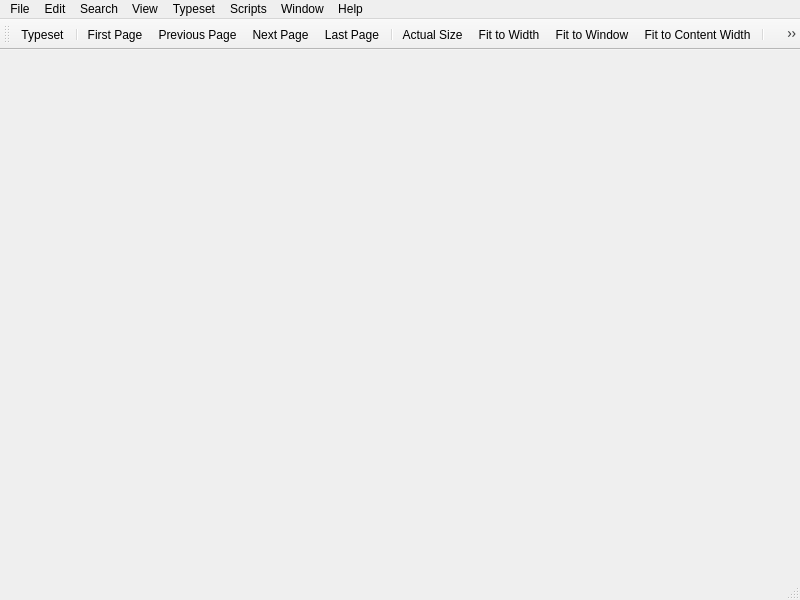
<?xml version="1.0" encoding="UTF-8"?>
<ui version="4.0">
 <class>PDFDocumentWindow</class>
 <widget class="QMainWindow" name="PDFDocumentWindow">
  <property name="geometry">
   <rect>
    <x>0</x>
    <y>0</y>
    <width>800</width>
    <height>600</height>
   </rect>
  </property>
  <property name="acceptDrops">
   <bool>true</bool>
  </property>
  <property name="windowTitle">
   <string>untitled.pdf[*]</string>
  </property>
  <widget class="QWidget" name="centralwidget"/>
  <widget class="QMenuBar" name="menubar">
   <property name="geometry">
    <rect>
     <x>0</x>
     <y>0</y>
     <width>800</width>
     <height>22</height>
    </rect>
   </property>
   <widget class="QMenu" name="menuHelp">
    <property name="title">
     <string>Help</string>
    </property>
    <addaction name="actionGoToHomePage"/>
    <addaction name="actionWriteToMailingList"/>
    <addaction name="actionSettings_and_Resources"/>
    <addaction name="separator"/>
    <addaction name="actionAbout_TW"/>
   </widget>
   <widget class="QMenu" name="menuFile">
    <property name="title">
     <string>File</string>
    </property>
    <widget class="QMenu" name="menuOpen_Recent">
     <property name="title">
      <string>Open Recent</string>
     </property>
     <addaction name="actionClear_Recent_Files"/>
    </widget>
    <addaction name="actionNew"/>
    <addaction name="actionNew_from_Template"/>
    <addaction name="actionOpen"/>
    <addaction name="menuOpen_Recent"/>
    <addaction name="separator"/>
    <addaction name="actionPrintPdf"/>
    <addaction name="actionClose"/>
    <addaction name="separator"/>
    <addaction name="actionQuit_TeXworks"/>
   </widget>
   <widget class="QMenu" name="menuEdit">
    <property name="title">
     <string>Edit</string>
    </property>
    <addaction name="actionUndo"/>
    <addaction name="actionRedo"/>
    <addaction name="separator"/>
    <addaction name="actionCopy"/>
    <addaction name="separator"/>
    <addaction name="actionPreferences"/>
   </widget>
   <widget class="QMenu" name="menuView">
    <property name="title">
     <string>View</string>
    </property>
    <addaction name="actionFirst_Page"/>
    <addaction name="actionPrevious_Page"/>
    <addaction name="actionNext_Page"/>
    <addaction name="actionLast_Page"/>
    <addaction name="separator"/>
    <addaction name="actionGo_to_Page"/>
    <addaction name="separator"/>
    <addaction name="actionZoom_In"/>
    <addaction name="actionZoom_Out"/>
    <addaction name="actionActual_Size"/>
    <addaction name="actionFit_to_Width"/>
    <addaction name="actionFit_to_Window"/>
    <addaction name="actionFit_to_Content_Width"/>
    <addaction name="separator"/>
    <addaction name="actionPageMode_Single"/>
    <addaction name="actionPageMode_Continuous"/>
    <addaction name="actionPageMode_TwoPagesContinuous"/>
    <addaction name="separator"/>
    <addaction name="actionFull_Screen"/>
    <addaction name="actionRuler"/>
   </widget>
   <widget class="QMenu" name="menuWindow">
    <property name="title">
     <string>Window</string>
    </property>
    <widget class="QMenu" name="menuShow">
     <property name="title">
      <string>Show</string>
     </property>
    </widget>
    <addaction name="menuShow"/>
    <addaction name="separator"/>
    <addaction name="actionStack"/>
    <addaction name="actionTile"/>
    <addaction name="actionSide_by_Side"/>
    <addaction name="actionPlace_on_Left"/>
    <addaction name="actionPlace_on_Right"/>
    <addaction name="separator"/>
    <addaction name="actionGo_to_Source"/>
   </widget>
   <widget class="QMenu" name="menuTypeset">
    <property name="title">
     <string comment="menu title">Typeset</string>
    </property>
    <addaction name="actionTypeset"/>
   </widget>
   <widget class="QMenu" name="menuSearch">
    <property name="title">
     <string>Search</string>
    </property>
    <addaction name="actionFind"/>
    <addaction name="actionFind_Again"/>
   </widget>
   <widget class="QMenu" name="menuScripts">
    <property name="title">
     <string>Scripts</string>
    </property>
    <widget class="QMenu" name="menuScripting_TeXworks">
     <property name="title">
      <string>Scripting TeXworks</string>
     </property>
     <addaction name="actionAbout_Scripts"/>
     <addaction name="actionManage_Scripts"/>
     <addaction name="actionUpdate_Scripts"/>
     <addaction name="actionShow_Scripts_Folder"/>
    </widget>
    <addaction name="menuScripting_TeXworks"/>
    <addaction name="separator"/>
   </widget>
   <addaction name="menuFile"/>
   <addaction name="menuEdit"/>
   <addaction name="menuSearch"/>
   <addaction name="menuView"/>
   <addaction name="menuTypeset"/>
   <addaction name="menuScripts"/>
   <addaction name="menuWindow"/>
   <addaction name="menuHelp"/>
  </widget>
  <widget class="QStatusBar" name="statusbar">
   <property name="font">
    <font>
     <pointsize>10</pointsize>
    </font>
   </property>
  </widget>
  <widget class="QToolBar" name="toolBar">
   <property name="windowTitle">
    <string>Toolbar</string>
   </property>
   <property name="styleSheet">
    <string notr="true">QToolButton { padding:2px; }</string>
   </property>
   <property name="iconSize">
    <size>
     <width>24</width>
     <height>24</height>
    </size>
   </property>
   <attribute name="toolBarArea">
    <enum>TopToolBarArea</enum>
   </attribute>
   <attribute name="toolBarBreak">
    <bool>false</bool>
   </attribute>
   <addaction name="actionTypeset"/>
   <addaction name="separator"/>
   <addaction name="actionFirst_Page"/>
   <addaction name="actionPrevious_Page"/>
   <addaction name="actionNext_Page"/>
   <addaction name="actionLast_Page"/>
   <addaction name="separator"/>
   <addaction name="actionActual_Size"/>
   <addaction name="actionFit_to_Width"/>
   <addaction name="actionFit_to_Window"/>
   <addaction name="actionFit_to_Content_Width"/>
   <addaction name="separator"/>
   <addaction name="actionMagnify"/>
   <addaction name="actionScroll"/>
   <addaction name="actionSelect_Text"/>
   <addaction name="separator"/>
   <addaction name="actionFind"/>
  </widget>
  <action name="actionAbout_TW">
   <property name="text">
    <string>About TeXworks...</string>
   </property>
   <property name="menuRole">
    <enum>QAction::AboutRole</enum>
   </property>
  </action>
  <action name="actionFirst_Page">
   <property name="icon">
    <iconset theme="go-first"/>
   </property>
   <property name="text">
    <string>First Page</string>
   </property>
   <property name="menuRole">
    <enum>QAction::NoRole</enum>
   </property>
  </action>
  <action name="actionPrevious_Page">
   <property name="icon">
    <iconset theme="go-previous"/>
   </property>
   <property name="text">
    <string>Previous Page</string>
   </property>
   <property name="shortcut">
    <string comment="shortcut key name, do not translate">Ctrl+PgUp</string>
   </property>
   <property name="menuRole">
    <enum>QAction::NoRole</enum>
   </property>
  </action>
  <action name="actionNext_Page">
   <property name="icon">
    <iconset theme="go-next"/>
   </property>
   <property name="text">
    <string>Next Page</string>
   </property>
   <property name="shortcut">
    <string comment="shortcut key name, do not translate">Ctrl+PgDown</string>
   </property>
   <property name="menuRole">
    <enum>QAction::NoRole</enum>
   </property>
  </action>
  <action name="actionLast_Page">
   <property name="icon">
    <iconset theme="go-last"/>
   </property>
   <property name="text">
    <string>Last Page</string>
   </property>
   <property name="menuRole">
    <enum>QAction::NoRole</enum>
   </property>
  </action>
  <action name="actionGo_to_Page">
   <property name="text">
    <string>Go to Page...</string>
   </property>
   <property name="shortcut">
    <string>Ctrl+J</string>
   </property>
   <property name="menuRole">
    <enum>QAction::NoRole</enum>
   </property>
  </action>
  <action name="actionZoom_In">
   <property name="icon">
    <iconset theme="zoom-in"/>
   </property>
   <property name="text">
    <string>Zoom In</string>
   </property>
   <property name="shortcut">
    <string>Ctrl++</string>
   </property>
   <property name="menuRole">
    <enum>QAction::NoRole</enum>
   </property>
  </action>
  <action name="actionZoom_Out">
   <property name="icon">
    <iconset theme="zoom-out"/>
   </property>
   <property name="text">
    <string>Zoom Out</string>
   </property>
   <property name="shortcut">
    <string>Ctrl+-</string>
   </property>
   <property name="menuRole">
    <enum>QAction::NoRole</enum>
   </property>
  </action>
  <action name="actionFit_to_Window">
   <property name="checkable">
    <bool>true</bool>
   </property>
   <property name="icon">
    <iconset theme="zoom-fit-best"/>
   </property>
   <property name="text">
    <string>Fit to Window</string>
   </property>
   <property name="shortcut">
    <string>Ctrl+3</string>
   </property>
   <property name="menuRole">
    <enum>QAction::NoRole</enum>
   </property>
  </action>
  <action name="actionActual_Size">
   <property name="icon">
    <iconset theme="zoom-original"/>
   </property>
   <property name="text">
    <string>Actual Size</string>
   </property>
   <property name="shortcut">
    <string>Ctrl+1</string>
   </property>
   <property name="menuRole">
    <enum>QAction::NoRole</enum>
   </property>
  </action>
  <action name="actionFit_to_Width">
   <property name="checkable">
    <bool>true</bool>
   </property>
   <property name="icon">
    <iconset theme="zoom-fit-width"/>
   </property>
   <property name="text">
    <string>Fit to Width</string>
   </property>
   <property name="shortcut">
    <string>Ctrl+2</string>
   </property>
   <property name="menuRole">
    <enum>QAction::NoRole</enum>
   </property>
  </action>
  <action name="actionNew">
   <property name="icon">
    <iconset theme="document-new"/>
   </property>
   <property name="text">
    <string>New</string>
   </property>
   <property name="shortcut">
    <string>Ctrl+N</string>
   </property>
   <property name="menuRole">
    <enum>QAction::NoRole</enum>
   </property>
  </action>
  <action name="actionOpen">
   <property name="icon">
    <iconset theme="document-open"/>
   </property>
   <property name="text">
    <string>Open...</string>
   </property>
   <property name="shortcut">
    <string>Ctrl+O</string>
   </property>
   <property name="menuRole">
    <enum>QAction::NoRole</enum>
   </property>
  </action>
  <action name="actionClose">
   <property name="text">
    <string>Close</string>
   </property>
   <property name="shortcut">
    <string>Ctrl+W</string>
   </property>
   <property name="menuRole">
    <enum>QAction::NoRole</enum>
   </property>
  </action>
  <action name="actionUndo">
   <property name="enabled">
    <bool>false</bool>
   </property>
   <property name="icon">
    <iconset theme="edit-undo"/>
   </property>
   <property name="text">
    <string>Undo</string>
   </property>
   <property name="shortcut">
    <string>Ctrl+Z</string>
   </property>
   <property name="menuRole">
    <enum>QAction::NoRole</enum>
   </property>
  </action>
  <action name="actionRedo">
   <property name="enabled">
    <bool>false</bool>
   </property>
   <property name="icon">
    <iconset theme="edit-redo"/>
   </property>
   <property name="text">
    <string>Redo</string>
   </property>
   <property name="shortcut">
    <string>Ctrl+Shift+Z</string>
   </property>
   <property name="menuRole">
    <enum>QAction::NoRole</enum>
   </property>
  </action>
  <action name="actionCut">
   <property name="enabled">
    <bool>false</bool>
   </property>
   <property name="icon">
    <iconset theme="edit-cut"/>
   </property>
   <property name="text">
    <string>Cut</string>
   </property>
   <property name="shortcut">
    <string>Ctrl+X</string>
   </property>
   <property name="menuRole">
    <enum>QAction::NoRole</enum>
   </property>
  </action>
  <action name="actionCopy">
   <property name="enabled">
    <bool>false</bool>
   </property>
   <property name="icon">
    <iconset theme="edit-copy"/>
   </property>
   <property name="text">
    <string>Copy</string>
   </property>
   <property name="shortcut">
    <string>Ctrl+C</string>
   </property>
   <property name="menuRole">
    <enum>QAction::NoRole</enum>
   </property>
  </action>
  <action name="actionPaste">
   <property name="enabled">
    <bool>false</bool>
   </property>
   <property name="icon">
    <iconset theme="edit-paste"/>
   </property>
   <property name="text">
    <string>Paste</string>
   </property>
   <property name="shortcut">
    <string>Ctrl+V</string>
   </property>
   <property name="menuRole">
    <enum>QAction::NoRole</enum>
   </property>
  </action>
  <action name="actionClear">
   <property name="enabled">
    <bool>false</bool>
   </property>
   <property name="text">
    <string>Clear</string>
   </property>
   <property name="shortcut">
    <string>Ctrl+Backspace</string>
   </property>
   <property name="menuRole">
    <enum>QAction::NoRole</enum>
   </property>
  </action>
  <action name="actionTypeset">
   <property name="icon">
    <iconset theme="process-start"/>
   </property>
   <property name="text">
    <string>Typeset</string>
   </property>
   <property name="shortcut">
    <string comment="action">Ctrl+T</string>
   </property>
   <property name="menuRole">
    <enum>QAction::NoRole</enum>
   </property>
  </action>
  <action name="actionPreferences">
   <property name="icon">
    <iconset theme="preferences-system"/>
   </property>
   <property name="text">
    <string>Preferences...</string>
   </property>
   <property name="menuRole">
    <enum>QAction::PreferencesRole</enum>
   </property>
  </action>
  <action name="actionStack">
   <property name="text">
    <string>Stack</string>
   </property>
   <property name="menuRole">
    <enum>QAction::NoRole</enum>
   </property>
  </action>
  <action name="actionTile">
   <property name="text">
    <string>Tile</string>
   </property>
   <property name="menuRole">
    <enum>QAction::NoRole</enum>
   </property>
  </action>
  <action name="actionGo_to_Source">
   <property name="enabled">
    <bool>false</bool>
   </property>
   <property name="text">
    <string>Go to Source</string>
   </property>
   <property name="shortcut">
    <string>Ctrl+'</string>
   </property>
   <property name="menuRole">
    <enum>QAction::NoRole</enum>
   </property>
  </action>
  <action name="actionNew_from_Template">
   <property name="text">
    <string>New from Template...</string>
   </property>
   <property name="shortcut">
    <string>Ctrl+Shift+N</string>
   </property>
   <property name="menuRole">
    <enum>QAction::NoRole</enum>
   </property>
  </action>
  <action name="actionFull_Screen">
   <property name="checkable">
    <bool>true</bool>
   </property>
   <property name="text">
    <string>Full Screen</string>
   </property>
   <property name="shortcut">
    <string>Ctrl+Shift+F</string>
   </property>
   <property name="menuRole">
    <enum>QAction::NoRole</enum>
   </property>
  </action>
  <action name="actionMagnify">
   <property name="checkable">
    <bool>true</bool>
   </property>
   <property name="checked">
    <bool>true</bool>
   </property>
   <property name="icon">
    <iconset theme="tool-magnifier"/>
   </property>
   <property name="text">
    <string>Magnify</string>
   </property>
  </action>
  <action name="actionScroll">
   <property name="checkable">
    <bool>true</bool>
   </property>
   <property name="icon">
    <iconset theme="tool-pan"/>
   </property>
   <property name="text">
    <string>Scroll</string>
   </property>
  </action>
  <action name="actionSelect_Text">
   <property name="checkable">
    <bool>true</bool>
   </property>
   <property name="icon">
    <iconset theme="tool-select-text"/>
   </property>
   <property name="text">
    <string>Select Text</string>
   </property>
  </action>
  <action name="actionGoToHomePage">
   <property name="text">
    <string>Go to TeXworks home page</string>
   </property>
  </action>
  <action name="actionWriteToMailingList">
   <property name="text">
    <string>Email to the mailing list</string>
   </property>
  </action>
  <action name="actionSide_by_Side">
   <property name="enabled">
    <bool>false</bool>
   </property>
   <property name="text">
    <string>Side by Side</string>
   </property>
  </action>
  <action name="actionPlace_on_Left">
   <property name="text">
    <string>Place on Left</string>
   </property>
  </action>
  <action name="actionPlace_on_Right">
   <property name="text">
    <string>Place on Right</string>
   </property>
  </action>
  <action name="actionQuit_TeXworks">
   <property name="text">
    <string>Quit TeXworks</string>
   </property>
   <property name="shortcut">
    <string>Ctrl+Q</string>
   </property>
   <property name="menuRole">
    <enum>QAction::QuitRole</enum>
   </property>
  </action>
  <action name="actionFind">
   <property name="icon">
    <iconset theme="edit-find"/>
   </property>
   <property name="text">
    <string>Find...</string>
   </property>
   <property name="shortcut">
    <string>Ctrl+F</string>
   </property>
   <property name="shortcutContext">
    <enum>Qt::WindowShortcut</enum>
   </property>
   <property name="menuRole">
    <enum>QAction::NoRole</enum>
   </property>
  </action>
  <action name="actionFind_Again">
   <property name="text">
    <string>Find Again</string>
   </property>
   <property name="shortcut">
    <string>Ctrl+G</string>
   </property>
   <property name="shortcutContext">
    <enum>Qt::WindowShortcut</enum>
   </property>
   <property name="menuRole">
    <enum>QAction::NoRole</enum>
   </property>
  </action>
  <action name="actionUpdate_Scripts">
   <property name="text">
    <string>Reload Script List</string>
   </property>
   <property name="menuRole">
    <enum>QAction::NoRole</enum>
   </property>
  </action>
  <action name="actionManage_Scripts">
   <property name="text">
    <string>Manage Scripts</string>
   </property>
   <property name="menuRole">
    <enum>QAction::NoRole</enum>
   </property>
  </action>
  <action name="actionShow_Scripts_Folder">
   <property name="text">
    <string>Show Scripts Folder</string>
   </property>
   <property name="menuRole">
    <enum>QAction::NoRole</enum>
   </property>
  </action>
  <action name="actionAbout_Scripts">
   <property name="text">
    <string>About Scripts...</string>
   </property>
   <property name="menuRole">
    <enum>QAction::NoRole</enum>
   </property>
  </action>
  <action name="actionPrintPdf">
   <property name="text">
    <string>Print PDF...</string>
   </property>
   <property name="shortcut">
    <string>Ctrl+P</string>
   </property>
  </action>
  <action name="actionSettings_and_Resources">
   <property name="text">
    <string>Settings and Resources...</string>
   </property>
   <property name="menuRole">
    <enum>QAction::NoRole</enum>
   </property>
  </action>
  <action name="actionClear_Recent_Files">
   <property name="enabled">
    <bool>false</bool>
   </property>
   <property name="text">
    <string>Clear Recent Files</string>
   </property>
  </action>
  <action name="actionPrevious_ViewRect">
   <property name="text">
    <string>Go to previous view</string>
   </property>
   <property name="shortcut">
    <string>Alt+Left</string>
   </property>
  </action>
  <action name="actionFit_to_Content_Width">
   <property name="checkable">
    <bool>true</bool>
   </property>
   <property name="icon">
    <iconset theme="zoom-fit-content-width"/>
   </property>
   <property name="text">
    <string>Fit to Content Width</string>
   </property>
   <property name="toolTip">
    <string>Fit to Content Width</string>
   </property>
   <property name="shortcut">
    <string>Ctrl+4</string>
   </property>
   <property name="menuRole">
    <enum>QAction::NoRole</enum>
   </property>
  </action>
  <action name="actionRuler">
   <property name="checkable">
    <bool>true</bool>
   </property>
   <property name="text">
    <string>Ruler</string>
   </property>
  </action>
  <actiongroup name="actionPageModes">
   <action name="actionPageMode_Single">
    <property name="checkable">
     <bool>true</bool>
    </property>
    <property name="icon">
     <iconset theme="view-pages-single"/>
    </property>
    <property name="text">
     <string>Single Page</string>
    </property>
   </action>
   <action name="actionPageMode_Continuous">
    <property name="checkable">
     <bool>true</bool>
    </property>
    <property name="icon">
     <iconset theme="view-pages-continuous"/>
    </property>
    <property name="text">
     <string>Single Page Continuous</string>
    </property>
   </action>
   <action name="actionPageMode_TwoPagesContinuous">
    <property name="checkable">
     <bool>true</bool>
    </property>
    <property name="icon">
     <iconset theme="view-pages-facing-continuous"/>
    </property>
    <property name="text">
     <string>Two Pages Continuous</string>
    </property>
   </action>
  </actiongroup>
 </widget>
 <resources>
  <include location="../res/resources.qrc"/>
 </resources>
 <connections>
  <connection>
   <sender>actionClose</sender>
   <signal>triggered()</signal>
   <receiver>PDFDocumentWindow</receiver>
   <slot>close()</slot>
   <hints>
    <hint type="sourcelabel">
     <x>-1</x>
     <y>-1</y>
    </hint>
    <hint type="destinationlabel">
     <x>399</x>
     <y>299</y>
    </hint>
   </hints>
  </connection>
 </connections>
</ui>
